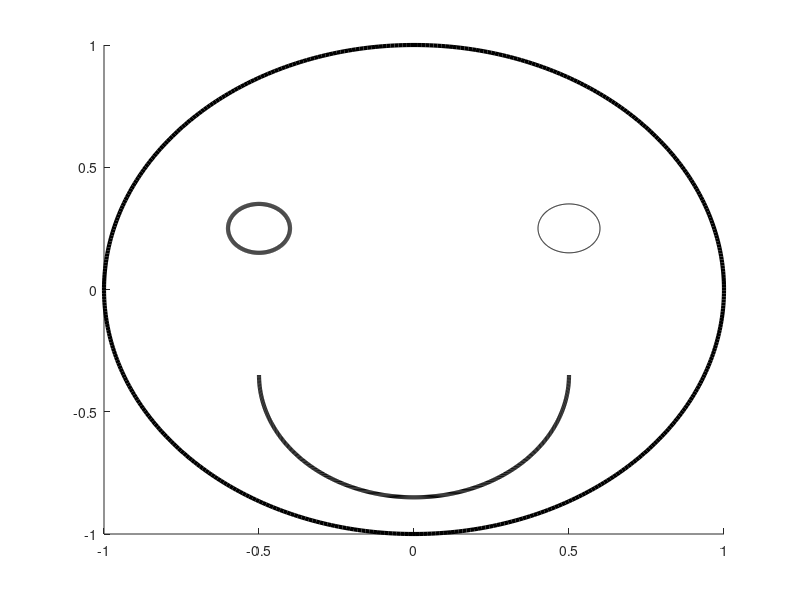

This figure's MATLAB source:
function smile(varargin)
    x = linspace(0,1,500);
    y = x;
    
    figure(); hold on;
    % Head
    plot(sin(2*pi*x),cos(2*pi*y),'k -','linewidth',3);

    % Eyes
    plot(0.1*sin(2*pi*x)+0.5,0.1*cos(2*pi*y)+0.25,'k -',0.1*sin(2*pi*x)-0.5,0.1*cos(2*pi*y)+0.25,'k -','linewidth',3)
    % Mouth
    plot(0.5*sin(pi*x + pi/2),0.5*cos(pi*x + pi/2)-0.35, 'k -', 'linewidth',3)
    
end